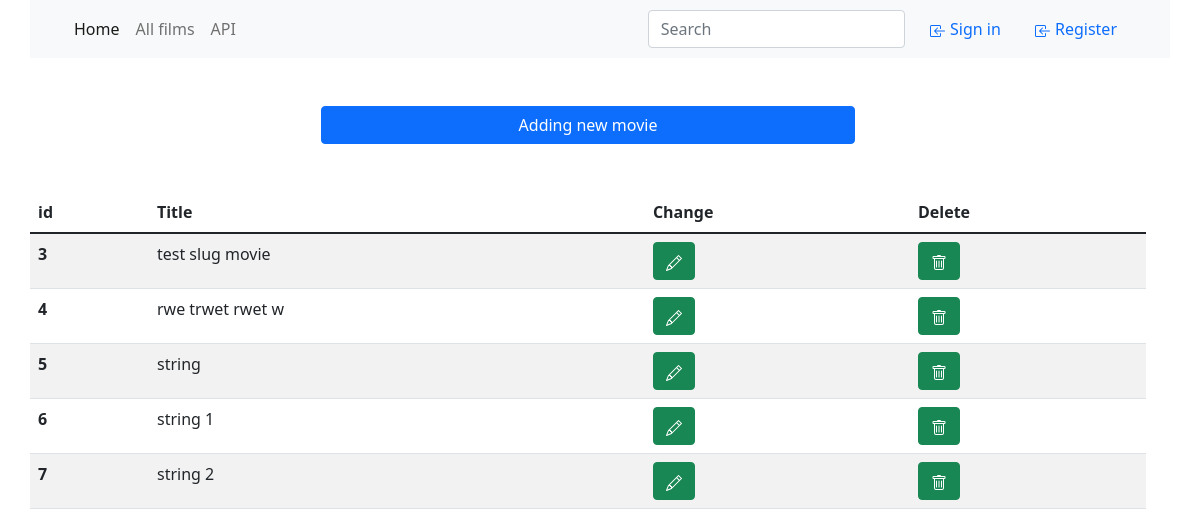
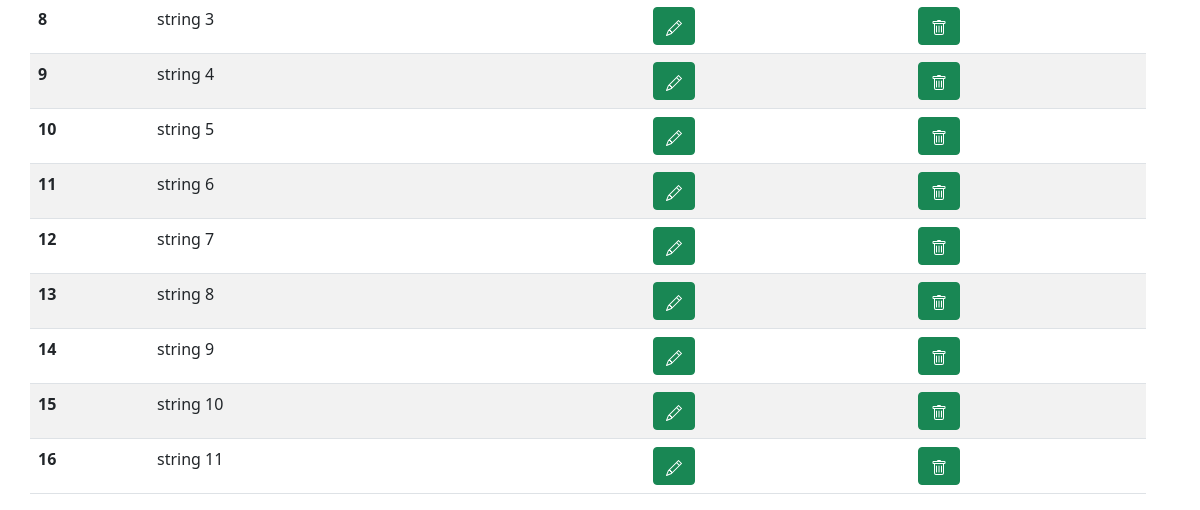
The page /admin/movie/ on the database as committed earlier (2 pictures, top to bottom).
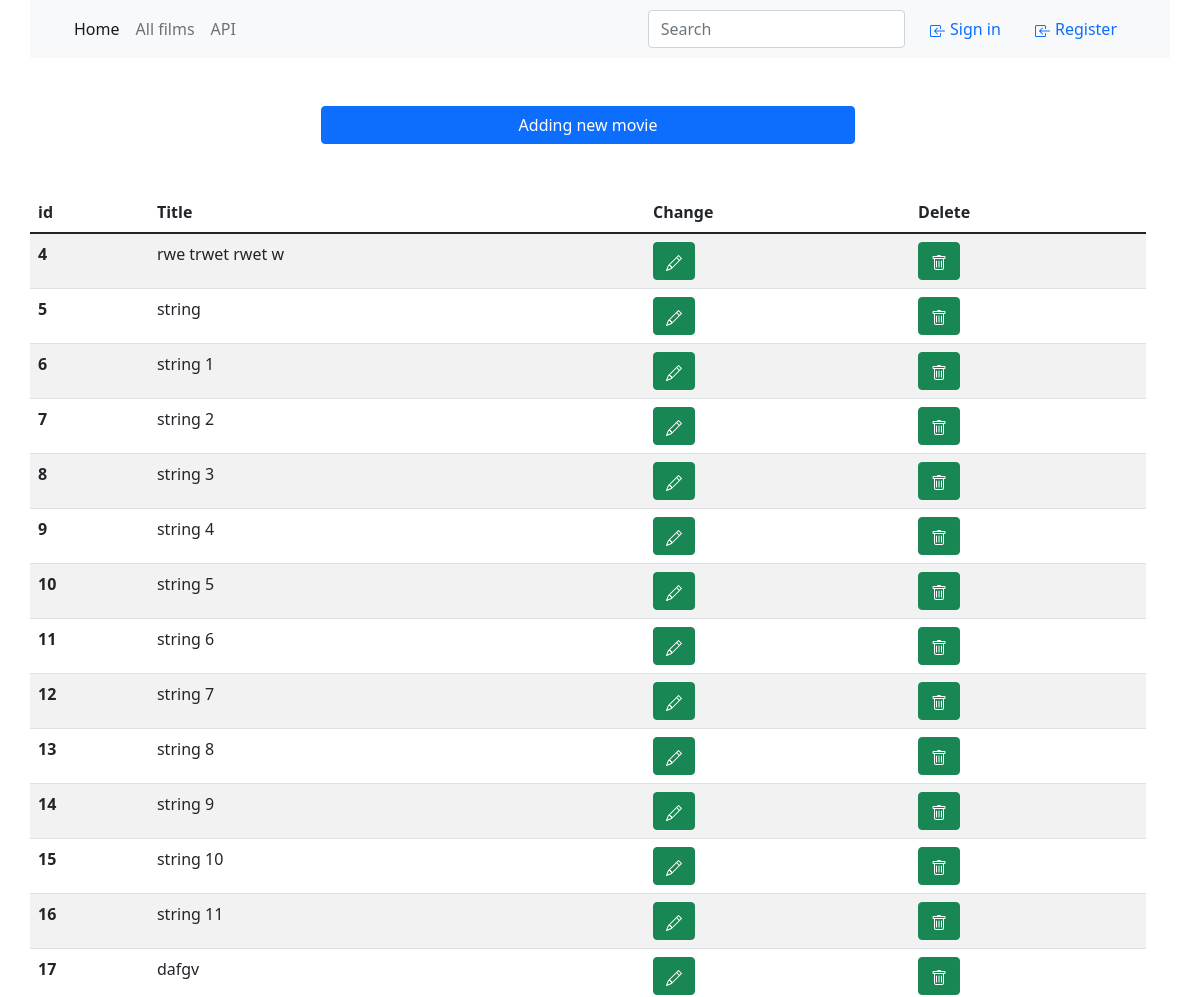
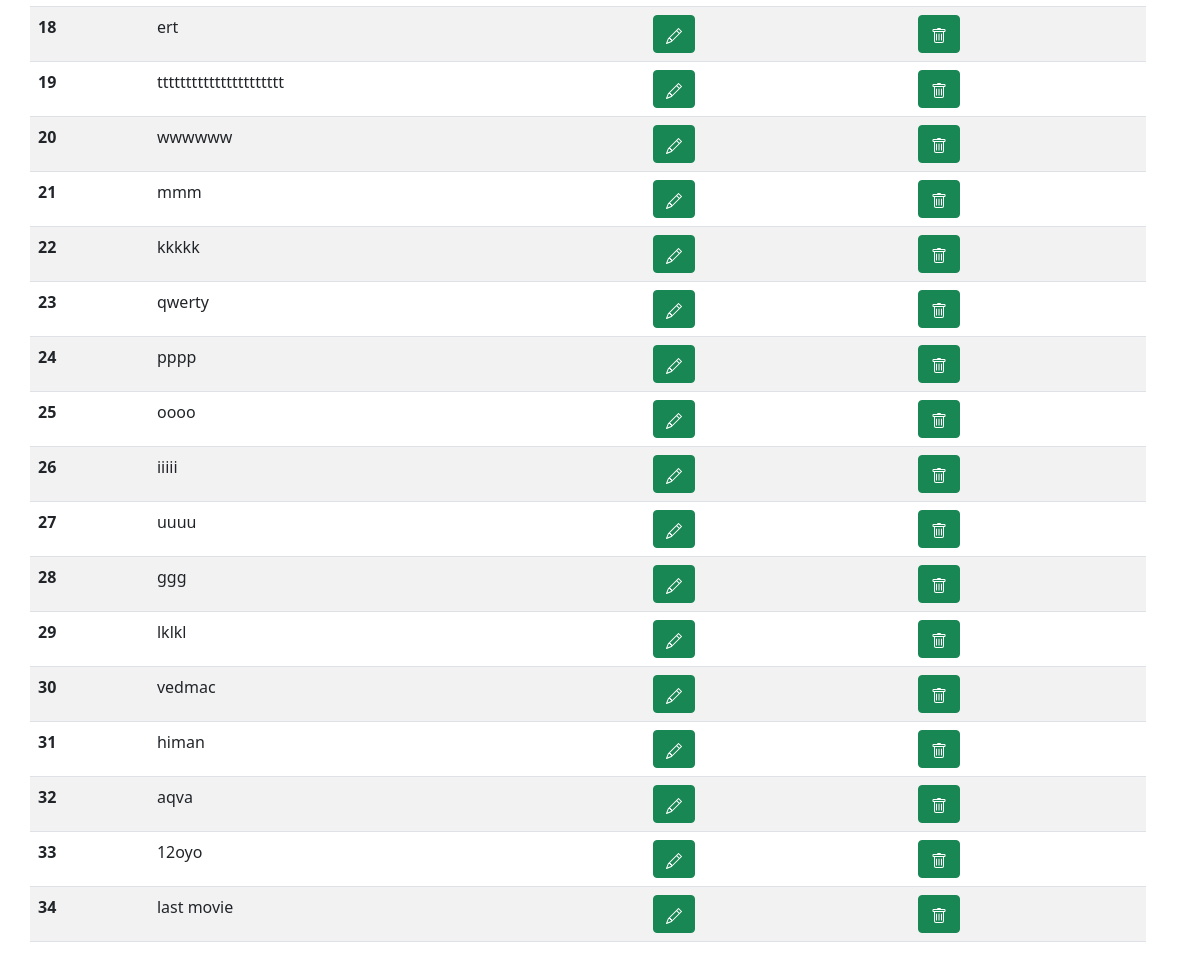
The same page on the database as committed later (2 pictures, top to bottom).
### app/models.py (models this page shows, shortened)
class Movie(db.Model):
    id = db.Column(db.Integer, primary_key=True)
    title = db.Column(db.String(100))
    slug = db.Column(db.String(150), index=True, unique=True)
    genres_id = db.Column(db.Integer, db.ForeignKey('genre.id'))
    release_date = db.Column(db.DateTime, index=True, default=datetime.utcnow)
    producer_id = db.Column(db.Integer, db.ForeignKey('producer.id'))
    body = db.Column(db.Text(500))
    poster = db.Column(db.String())
    user_id = db.Column(db.Integer, db.ForeignKey('user.id'))
    publication = db.Column(db.DateTime, index=True, default=datetime.utcnow)

### admin/__init__.py (the view)
@bp_admin.route('movie/', methods=['GET'])
def admin_movie():
    movies = Movie.query.all()
    link='/admin/movie/'
    return render_template('admin/admin_movie_list.html', title='index', url=link,
                                            movies=movies)

### templates/admin/admin_movie_list.html (shortened to what this page needs)
{% extends 'base.html' %}
{% block content %}
<div class="row g-4">
  <div class="d-grid gap-2 col-6 mx-auto">
    <a class="btn btn-primary" type="button" href="{{ url_for('admin.admin_movie_add') }}" >Adding new movie</a>
  </div>
</div>
<div class="row row-cols-1 row-cols-md-4 g-4">
  <table class="table table-striped table-hover">
      <thead>
        <tr>
          <th scope="col">id</th>
          <th scope="col">Title</th>
          <th scope="col">Change</th>
          <th scope="col">Delete</th>
        </tr>
      </thead>
      <tbody>
        {% for movie in movies %}
          <tr>
            <th scope="row">{{movie.id}}</th>
            <td>{{movie.title}}</td>
            <td><a href="{{link}}{{movie.id}}" type="button" class="btn btn-success">
                </a>
            </td>
            <td>
              <a href="{{ url_for('admin.admin_movie_dell', idd=movie.id) }}" type="button" class="btn btn-success">
              </a>
            </td>
          </tr>
        {% endfor %}
      </tbody>
  </table>
</div>
{% endblock content %}

Rows that differ between the two databases and show on the page:
removed Movie: id "3", title "test slug movie"
added Movie: id "17", title "dafgv"
added Movie: id "18", title "ert"
added Movie: id "19", title "tttttttttttttttttttttt"
added Movie: id "20", title "wwwwww"
added Movie: id "21", title "mmm"
added Movie: id "22", title "kkkkk"
added Movie: id "23", title "qwerty"
added Movie: id "24", title "pppp"
added Movie: id "25", title "oooo"
added Movie: id "26", title "iiiii"
added Movie: id "27", title "uuuu"
added Movie: id "28", title "ggg"
added Movie: id "29", title "lklkl"
added Movie: id "30", title "vedmac"
added Movie: id "31", title "himan"
added Movie: id "32", title "aqva"
added Movie: id "33", title "12oyo"
added Movie: id "34", title "last movie"
